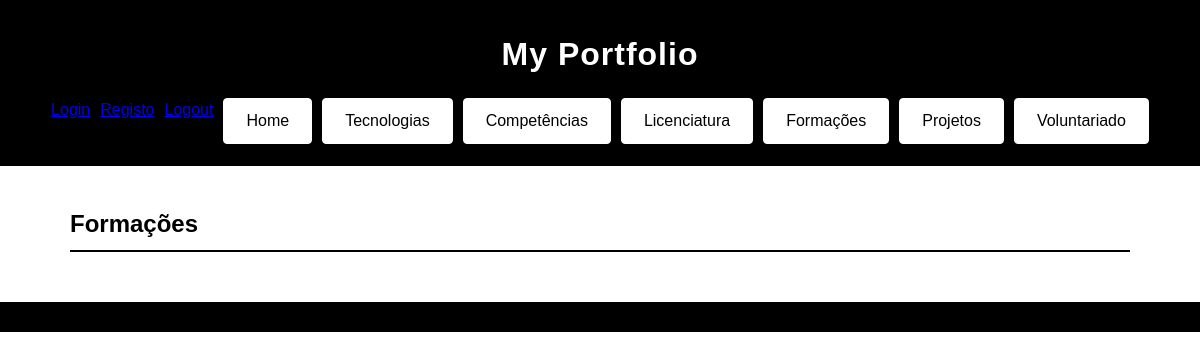
/formacoes/, run on an earlier commit of the app's database.
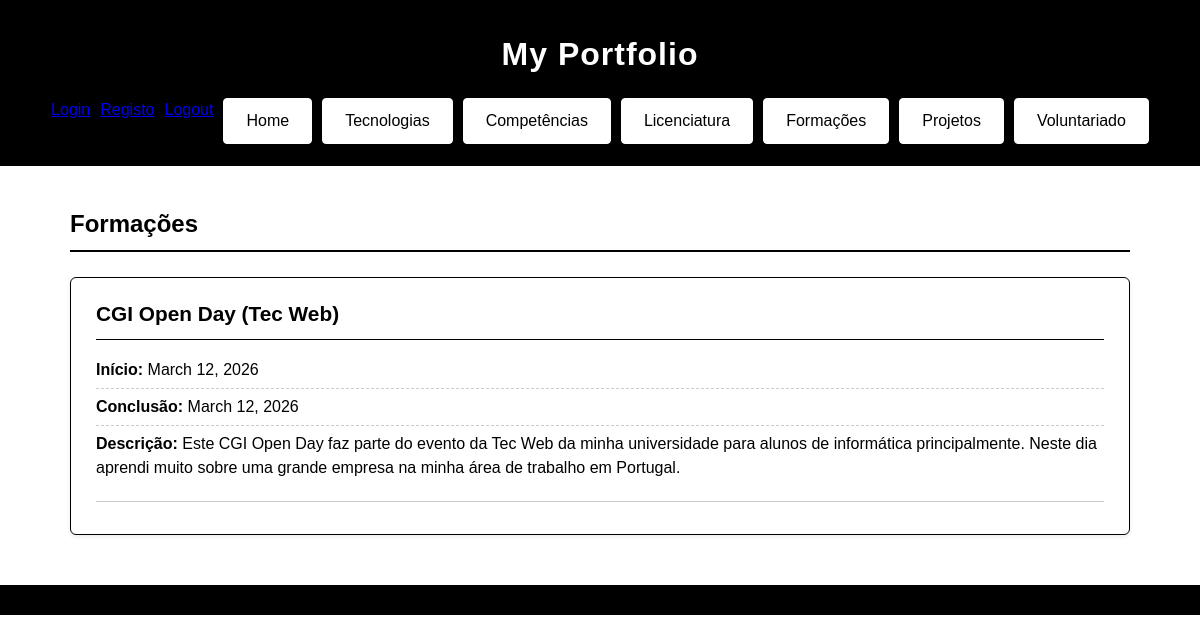
And on a later commit of the database.
### portfolio/models.py (models this page shows, shortened)
class Formacao(models.Model):
    nome = models.CharField(max_length=200)
    data_inicio = models.DateField()
    data_conclusao = models.DateField()
    link_certificado = models.URLField(blank=True)
    descricao = models.TextField()
    licenciaturas = models.ManyToManyField(Licenciatura, related_name='formacoes')
    competencias = models.ManyToManyField(Competencia, related_name='formacoes')

### portfolio/views.py (the view)
# urls.py: path('formacoes/', views.formacoes_view, name="formacoes"),
def formacoes_view(request):
    formacoes = Formacao.objects.all()
    gestor = request.user.groups.filter(name='gestor-portfolio').exists()
    return render(request,'portfolio/formacoes.html',{'formacoes':formacoes,'gestor': gestor,} )

### portfolio/templates/portfolio/formacoes.html (shortened to what this page needs)
{% extends "portfolio/index.html" %}
{% block content %}
    <h2>Formações</h2>
    <section>
    {% for formacao in formacoes %}
        <div class="item-card">
            <div class="item-card-header">
                <h3>{{ formacao.nome }}</h3>
            </div>
            <div class="item-card-body">
                <ul>
                    <li><strong>Início:</strong> {{ formacao.data_inicio }}</li>
                    <li><strong>Conclusão:</strong> {{ formacao.data_conclusao }}</li>
                    <li><strong>Descrição:</strong> {{ formacao.descricao }}</li>
                </ul>
            </div>
            <div class="item-card-footer">
            </div>
        </div>
    {% endfor %}
    </section>
{% endblock %}

What changed in the data, as far as the page shows it:
added Formacao: nome "CGI Open Day (Tec Web)", data_inicio "March 12, 2026", data_conclusao "March 12, 2026", descricao "Este CGI Open Day faz parte do evento da Tec Web da minha universidade para alunos de informática principalmente. Neste dia aprendi muito sobre uma grande empresa na minha área de trabalho em Portugal."
